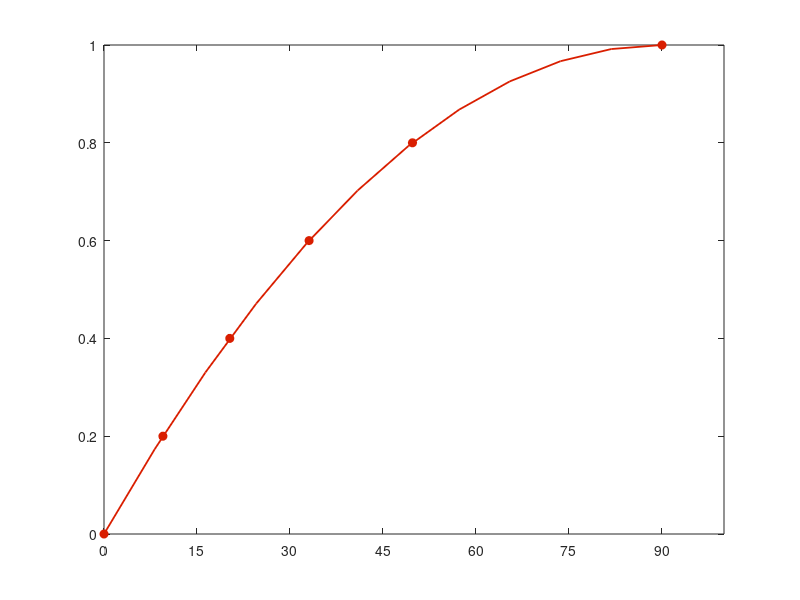

Write MATLAB code to recreate this figure. (Note: this script raises an error after producing the figure.)
clear all; close all;

Nvec = [2 3 4 6];
colors_sz = [217 30 0 ;  51 164 0;  242 135 65; 130 44 169]./255; % red, green, orange, purple
fontsz = 13;

fcn_quantile = @(theta,N) 1 - (1-theta/pi).^N;
fcn_bin_placement = @(quantile_val,N) pi *(1-(1-quantile_val).^(1/N));

nbinz = 6;
theta_range = linspace(0, pi,2*nbinz);
figure
set(gcf, 'Position', [100 100 400 200])
for Nind = 1: length(Nvec)
    N = Nvec(Nind);
    plot(theta_range * 180/pi* 1/2, fcn_quantile(theta_range,N), '-',  'Color',colors_sz(Nind,:),'Linewidth', 1.3); hold on;
    plot(fcn_bin_placement(linspace(0, 1,nbinz),N)* 180/pi * 1/2,  linspace(0, 1,nbinz) ,'o',  'MarkerFaceColor',colors_sz(Nind,:), 'MarkerEdgeColor',colors_sz(Nind,:)); hold on;
    set(gca, 'xtick', [0:15:90])
    set(gca, 'xticklabels', {'0', '', '30', '', '60', '', '90' },'FontName', 'Helvetica', 'FontSize', 0.9*fontsz)
    
    for ij = 4%1:nbinz
         plot(fcn_bin_placement(1/(nbinz-1)*ij,N)* 180/pi* 1/2 * ones(1,10), linspace(0,1/(nbinz-1)*ij,10), '--','Color',colors_sz(Nind,:)); hold on;
    end
    
end
for ij = 1: nbinz
    plot( [0:15:90],1/(nbinz-1)*ij* ones(1,length([0:15:90])),'--k'); hold on;
end
xlim([0 90])
ylim([0 1.01])
set(gca, 'tickdir', 'out')
box off
xlabel('min T-D difference (deg)','FontName', 'Helvetica', 'FontSize', fontsz)
ylabel('Cumulative probability', 'FontName', 'Helvetica', 'FontSize', fontsz)

psname = 'ideal_binning.pdf';
%print_pdf(psname)
            